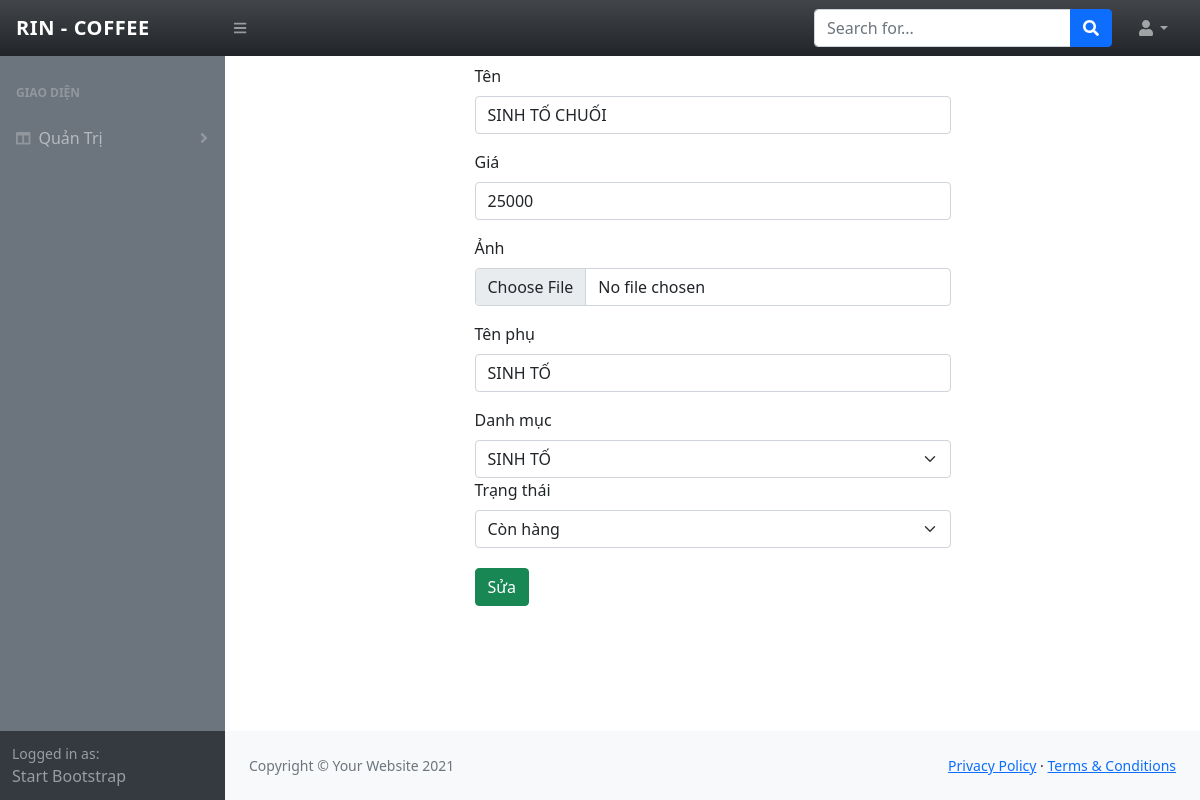
The page /admin/sanpham/edit.php?id=2 on the database its author committed.
### tables this page shows
CREATE TABLE `san_pham` (
  `id` int(11) NOT NULL,
  `name` varchar(255) NOT NULL,
  `price` float NOT NULL,
  `img` varchar(255) NOT NULL,
  `trang_thai` int(11) NOT NULL DEFAULT 0,
  `iddm` int(11) NOT NULL,
  `name_phu` varchar(255) NOT NULL
);

### php/confice/db.php (called while the page is built, shortened)
<?php
    function return_array($sql){
        $connect = new mysqli(HOST,USERNAME,PASSWORD,DATABASE);
        mysqli_set_charset($connect, 'utf-8');
        $result = mysqli_query($connect,$sql);
        $data_list = [];
        while($row = mysqli_fetch_array($result, 1)){
            $data_list[] = $row;
        }
        return $data_list;
    }

### admin/sanpham/edit.php (the view, shortened to what this page needs)
<?php
require_once "../../php/confice/db.php";
if (isset($_GET['id'])) {
    $id = $_GET['id'];
    $sql = "SELECT * FROM `san_pham` WHERE `id`=$id";
    $data_list = return_array($sql);
}
require_once "../../admin/layout_admin/header.php";
?>
<div class="container" style="max-width:500px;margin:auto">
    <form method="post" enctype="multipart/form-data">
        <div class="mb-3">
            <label for="exampleInputEmail1" class="form-label">Tên</label>
            <input type="text" name="name" value="<?= $data_list[0]['name'] ?>" class="form-control" id="exampleInputEmail1" aria-describedby="emailHelp">
        </div>
        <div class="mb-3">
            <label for="exampleInputPassword1" class="form-label">Giá</label>
            <input type="text" name="price" value="<?= $data_list[0]['price'] ?>" class="form-control" id="exampleInputPassword1">
        </div>
        <div class="mb-3">
            <label for="exampleInputPassword1" class="form-label">Ảnh</label>
            <input type="file" name="img" value="<?= $data_list[0]['img'] ?>" class="form-control" id="exampleInputPassword1">
        </div>
        <div class="mb-3">
            <label for="exampleInputPassword1" class="form-label">Tên phụ</label>
            <input type="text" name="name_phu" value="<?= $data_list[0]['name_phu'] ?>" class="form-control" id="exampleInputPassword1">
        </div>
        <label for="exampleInputPassword1" class="form-label">Danh mục</label>
        <?php
        $querydm = "SELECT * FROM `danh_muc`";
        $datadm = return_array($querydm);
        ?>
        <select class="form-select" name="iddm" value="<?= $data_list[0]['iddm'] ?>" aria-label="Default select example">
            <?php
            foreach ($datadm as $key) { ?>
                <option value="<?= $key['iddm'] ?>" selected><?= $key['name_cate'] ?></option>
            <?php } ?>
        </select>
        <label for="exampleInputPassword1" class="form-label">Trạng thái</label>
        <select class="form-select" name="trang_thai" aria-label="Default select example">
            <option value="0" <?php if ($data_list[0]['trang_thai'] == 0) {
                                    echo "selected";
                                } ?>>Còn hàng</option>
        </select>
        <button style="margin-top: 20px;" type="submit" class="btn btn-success">Sửa</button>
    </form>
</div>
<?php
require_once "../../admin/layout_admin/footer.php";
?>

### rows shown on the page
san_pham: name "SINH TỐ CHUỐI", price "25000", name_phu "SINH TỐ", trang_thai "Còn hàng"

### other values the page prints
form field iddm "SINH TỐ"
